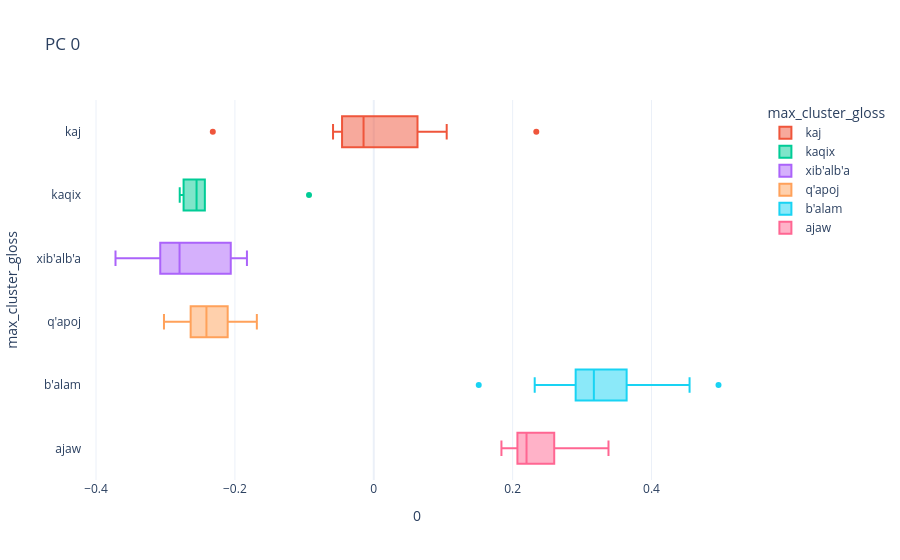
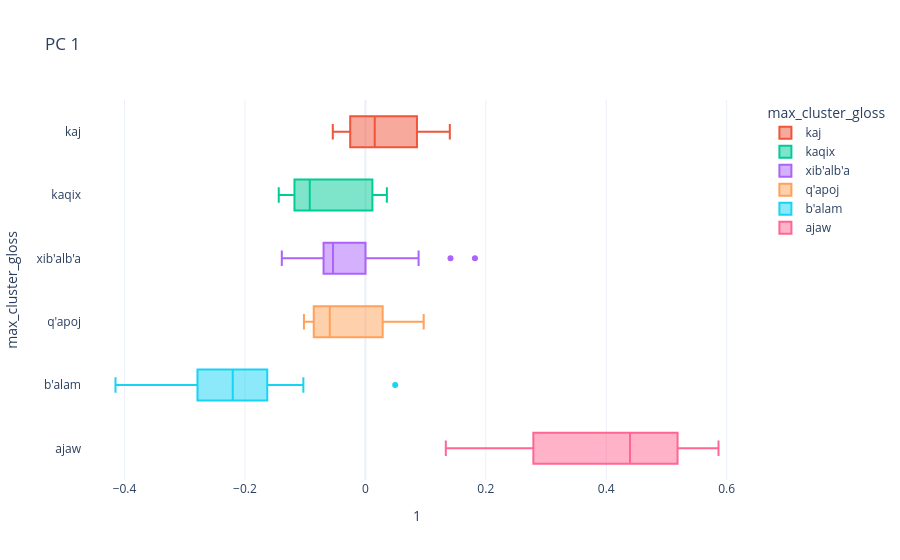

Notebook cell for these charts, in order:
### Code cell
for i in range(n_comps):
    comp_box(i)

### Figure 1 — Plotly figure (JSON) as saved in the notebook; plotly's stock layout.template omitted (floating-point values rounded to 4 significant figures)
{"data": [{"alignmentgroup": "True", "hovertemplate": "max_cluster_gloss=%{y}<br>0=%{x}<extra></extra>", "legendgroup": "kaj", "marker": {"color": "#EF553B"}, "name": "kaj", "notched": false, "offsetgroup": "kaj", "orientation": "h", "showlegend": true, "type": "box", "x": [0.02092, -0.03266, -0.007758, -0.02167, -0.2318, -0.05866, 0.105, 0.2341], "x0": " ", "xaxis": "x", "y": ["kaj", "kaj", "kaj", "kaj", "kaj", "kaj", "kaj", "kaj"], "y0": " ", "yaxis": "y"}, {"alignmentgroup": "True", "hovertemplate": "max_cluster_gloss=%{y}<br>0=%{x}<extra></extra>", "legendgroup": "kaqix", "marker": {"color": "#00cc96"}, "name": "kaqix", "notched": false, "offsetgroup": "kaqix", "orientation": "h", "showlegend": true, "type": "box", "x": [-0.09327, -0.255, -0.2739, -0.2433, -0.2554, -0.2795], "x0": " ", "xaxis": "x", "y": ["kaqix", "kaqix", "kaqix", "kaqix", "kaqix", "kaqix"], "y0": " ", "yaxis": "y"}, {"alignmentgroup": "True", "hovertemplate": "max_cluster_gloss=%{y}<br>0=%{x}<extra></extra>", "legendgroup": "xib'alb'a", "marker": {"color": "#ab63fa"}, "name": "xib'alb'a", "notched": false, "offsetgroup": "xib'alb'a", "orientation": "h", "showlegend": true, "type": "box", "x": [-0.1827, -0.206, -0.3075, -0.2811, -0.2983, -0.2407, -0.3156, -0.2783, -0.372, -0.2324, -0.1987, -0.3222, -0.2882, -0.1867], "x0": " ", "xaxis": "x", "y": ["xib'alb'a", "xib'alb'a", "xib'alb'a", "xib'alb'a", "xib'alb'a", "xib'alb'a", "xib'alb'a", "xib'alb'a", "xib'alb'a", "xib'alb'a", "xib'alb'a", "xib'alb'a", "xib'alb'a", "xib'alb'a"], "y0": " ", "yaxis": "y"}, {"alignmentgroup": "True", "hovertemplate": "max_cluster_gloss=%{y}<br>0=%{x}<extra></extra>", "legendgroup": "q'apoj", "marker": {"color": "#FFA15A"}, "name": "q'apoj", "notched": false, "offsetgroup": "q'apoj", "orientation": "h", "showlegend": true, "type": "box", "x": [-0.2467, -0.2532, -0.3022, -0.2353, -0.1862, -0.2743, -0.1684, -0.2346], "x0": " ", "xaxis": "x", "y": ["q'apoj", "q'apoj", "q'apoj", "q'apoj", "q'apoj", "q'apoj", "q'apoj", "q'apoj"], "y0": " ", "yaxis": "y"}, {"alignmentgroup": "True", "hovertemplate": "max_cluster_gloss=%{y}<br>0=%{x}<extra></extra>", "legendgroup": "b'alam", "marker": {"color": "#19d3f3"}, "name": "b'alam", "notched": false, "offsetgroup": "b'alam", "orientation": "h", "showlegend": true, "type": "box", "x": [0.2863, 0.4548, 0.3144, 0.3447, 0.3041, 0.4965, 0.3053, 0.4037, 0.3374, 0.317, 0.1512, 0.2318, 0.3382, 0.3707, 0.2627], "x0": " ", "xaxis": "x", "y": ["b'alam", "b'alam", "b'alam", "b'alam", "b'alam", "b'alam", "b'alam", "b'alam", "b'alam", "b'alam", "b'alam", "b'alam", "b'alam", "b'alam", "b'alam"], "y0": " ", "yaxis": "y"}, {"alignmentgroup": "True", "hovertemplate": "max_cluster_gloss=%{y}<br>0=%{x}<extra></extra>", "legendgroup": "ajaw", "marker": {"color": "#FF6692"}, "name": "ajaw", "notched": false, "offsetgroup": "ajaw", "orientation": "h", "showlegend": true, "type": "box", "x": [0.3381, 0.2152, 0.2422, 0.211, 0.2029, 0.2248, 0.1839, 0.2776], "x0": " ", "xaxis": "x", "y": ["ajaw", "ajaw", "ajaw", "ajaw", "ajaw", "ajaw", "ajaw", "ajaw"], "y0": " ", "yaxis": "y"}], "layout": {"boxmode": "overlay", "legend": {"title": {"text": "max_cluster_gloss"}, "tracegroupgap": 0}, "title": {"text": "PC 0"}, "xaxis": {"anchor": "y", "domain": [0, 1], "title": {"text": "0"}}, "yaxis": {"anchor": "x", "categoryarray": ["ajaw", "b'alam", "q'apoj", "xib'alb'a", "kaqix", "kaj", null], "categoryorder": "array", "domain": [0, 1], "title": {"text": "max_cluster_gloss"}}}}

### Figure 2 — Plotly figure (JSON) as saved in the notebook; plotly's stock layout.template omitted (floating-point values rounded to 4 significant figures)
{"data": [{"alignmentgroup": "True", "hovertemplate": "max_cluster_gloss=%{y}<br>1=%{x}<extra></extra>", "legendgroup": "kaj", "marker": {"color": "#EF553B"}, "name": "kaj", "notched": false, "offsetgroup": "kaj", "orientation": "h", "showlegend": true, "type": "box", "x": [0.1402, -0.05413, 0.04394, -0.02557, 0.09123, 0.08008, -0.02491, -0.01285], "x0": " ", "xaxis": "x", "y": ["kaj", "kaj", "kaj", "kaj", "kaj", "kaj", "kaj", "kaj"], "y0": " ", "yaxis": "y"}, {"alignmentgroup": "True", "hovertemplate": "max_cluster_gloss=%{y}<br>1=%{x}<extra></extra>", "legendgroup": "kaqix", "marker": {"color": "#00cc96"}, "name": "kaqix", "notched": false, "offsetgroup": "kaqix", "orientation": "h", "showlegend": true, "type": "box", "x": [0.01166, -0.07674, 0.03568, -0.1081, -0.1439, -0.1178], "x0": " ", "xaxis": "x", "y": ["kaqix", "kaqix", "kaqix", "kaqix", "kaqix", "kaqix"], "y0": " ", "yaxis": "y"}, {"alignmentgroup": "True", "hovertemplate": "max_cluster_gloss=%{y}<br>1=%{x}<extra></extra>", "legendgroup": "xib'alb'a", "marker": {"color": "#ab63fa"}, "name": "xib'alb'a", "notched": false, "offsetgroup": "xib'alb'a", "orientation": "h", "showlegend": true, "type": "box", "x": [-0.1112, 0.1819, 0.08838, 0.0002277, -0.05318, -0.08439, -0.06259, -0.006457, -0.1388, -0.06946, -0.05431, -0.06626, -0.02938, 0.1414], "x0": " ", "xaxis": "x", "y": ["xib'alb'a", "xib'alb'a", "xib'alb'a", "xib'alb'a", "xib'alb'a", "xib'alb'a", "xib'alb'a", "xib'alb'a", "xib'alb'a", "xib'alb'a", "xib'alb'a", "xib'alb'a", "xib'alb'a", "xib'alb'a"], "y0": " ", "yaxis": "y"}, {"alignmentgroup": "True", "hovertemplate": "max_cluster_gloss=%{y}<br>1=%{x}<extra></extra>", "legendgroup": "q'apoj", "marker": {"color": "#FFA15A"}, "name": "q'apoj", "notched": false, "offsetgroup": "q'apoj", "orientation": "h", "showlegend": true, "type": "box", "x": [0.08692, 0.09686, -0.02946, -0.05435, -0.06389, -0.1001, -0.07137, -0.1021], "x0": " ", "xaxis": "x", "y": ["q'apoj", "q'apoj", "q'apoj", "q'apoj", "q'apoj", "q'apoj", "q'apoj", "q'apoj"], "y0": " ", "yaxis": "y"}, {"alignmentgroup": "True", "hovertemplate": "max_cluster_gloss=%{y}<br>1=%{x}<extra></extra>", "legendgroup": "b'alam", "marker": {"color": "#19d3f3"}, "name": "b'alam", "notched": false, "offsetgroup": "b'alam", "orientation": "h", "showlegend": true, "type": "box", "x": [0.04953, -0.2912, -0.415, -0.285, -0.1757, -0.3236, -0.1843, -0.1308, -0.2604, -0.2204, -0.1965, -0.1588, -0.2253, -0.2203, -0.103], "x0": " ", "xaxis": "x", "y": ["b'alam", "b'alam", "b'alam", "b'alam", "b'alam", "b'alam", "b'alam", "b'alam", "b'alam", "b'alam", "b'alam", "b'alam", "b'alam", "b'alam", "b'alam"], "y0": " ", "yaxis": "y"}, {"alignmentgroup": "True", "hovertemplate": "max_cluster_gloss=%{y}<br>1=%{x}<extra></extra>", "legendgroup": "ajaw", "marker": {"color": "#FF6692"}, "name": "ajaw", "notched": false, "offsetgroup": "ajaw", "orientation": "h", "showlegend": true, "type": "box", "x": [0.1336, 0.4393, 0.5074, 0.5865, 0.2369, 0.4397, 0.3211, 0.5296], "x0": " ", "xaxis": "x", "y": ["ajaw", "ajaw", "ajaw", "ajaw", "ajaw", "ajaw", "ajaw", "ajaw"], "y0": " ", "yaxis": "y"}], "layout": {"boxmode": "overlay", "legend": {"title": {"text": "max_cluster_gloss"}, "tracegroupgap": 0}, "title": {"text": "PC 1"}, "xaxis": {"anchor": "y", "domain": [0, 1], "title": {"text": "1"}}, "yaxis": {"anchor": "x", "categoryarray": ["ajaw", "b'alam", "q'apoj", "xib'alb'a", "kaqix", "kaj", null], "categoryorder": "array", "domain": [0, 1], "title": {"text": "max_cluster_gloss"}}}}
